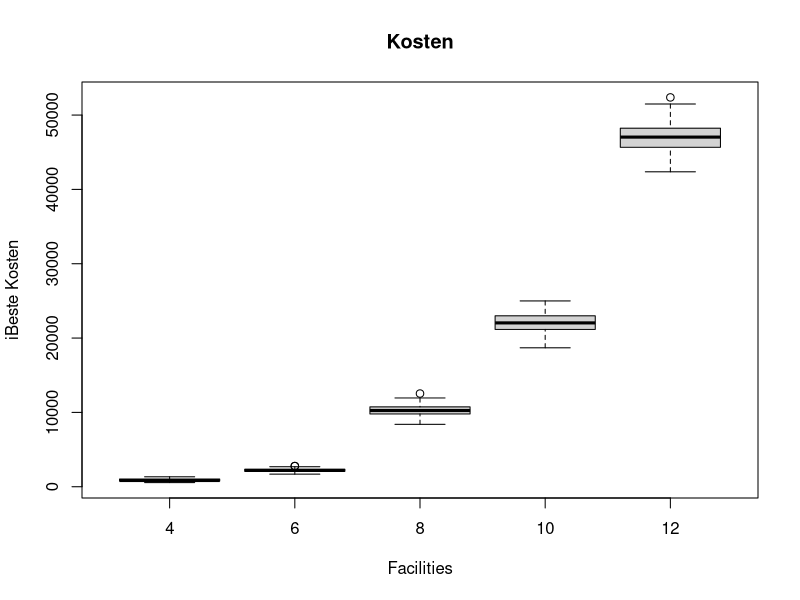

This chart was generated by the following R code:
#  R --save < skas_cost_boxplot.R

d4 <- read.csv('dataset_skas_4.log.csv')
d6 <- read.csv('dataset_skas_6.log.csv')
d8 <- read.csv('dataset_skas_8.log.csv')
d10 <- read.csv('dataset_skas_10.log.csv')
d12 <- read.csv('dataset_skas_12.log.csv')
png(filename="skas_cost_boxplot.png")
boxplot(d4$best_costs,
        d6$best_costs,
        d8$best_costs,
        d10$best_costs,
        d12$best_costs,
        main="Kosten",
        ylab="iBeste Kosten",
        xlab="Facilities",names=c("4","6","8","10","12"))
dev.off()
